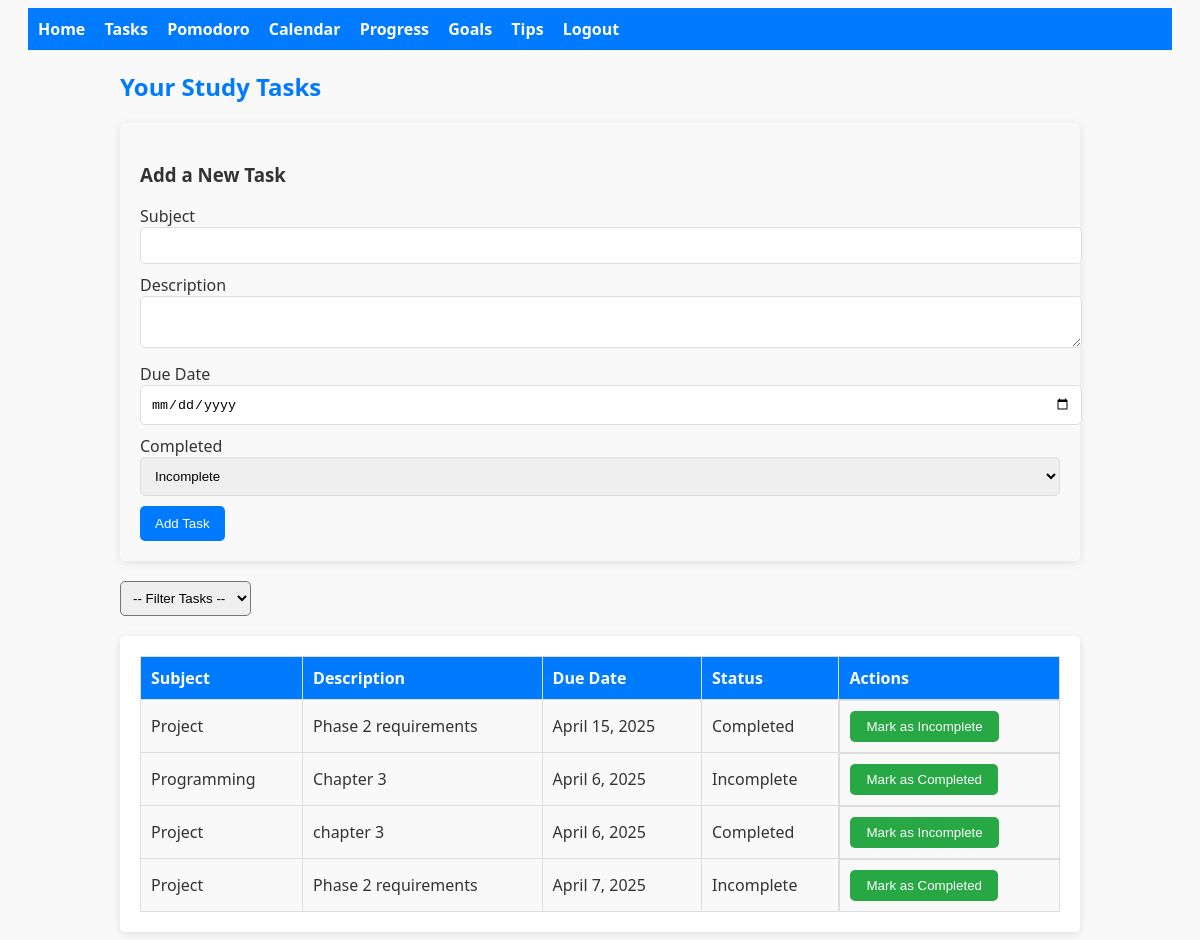
Page /tasks/ (signed in) on the committed database.
### planner/models.py (models this page shows, shortened)
class StudyTask(models.Model):
    user = models.ForeignKey(User, on_delete=models.CASCADE)
    subject = models.CharField(max_length=100)
    description = models.TextField()
    due_date = models.DateField()
    completed = models.BooleanField(default=False)
    reminder_time = models.IntegerField(null=True, blank=True)

### planner/views.py (the view, shortened to what this page needs)
# urls.py: path('tasks/', views.task_list, name='tasks'),
@login_required
def task_list(request):
    tasks = StudyTask.objects.filter(user=request.user)
    filter_status = request.GET.get('filter')
    if filter_status == 'completed':
        tasks = tasks.filter(completed=True)
    elif filter_status == 'incomplete':
        tasks = tasks.filter(completed=False)
    return render(request, 'planner/tasks.html', {'tasks': tasks})

### planner/templates/planner/tasks.html (shortened to what this page needs)
{% extends 'planner/base.html' %}
{% block content %}
<h2>Your Study Tasks</h2>
<div class="task-form">
    <h3>Add a New Task</h3>
    <form method="post">
        <label for="subject">Subject</label>
        <input type="text" id="subject" name="subject" required>
        <label for="description">Description</label>
        <textarea id="description" name="description" required></textarea>
        <label for="due_date">Due Date</label>
        <input type="date" id="due_date" name="due_date" required>
        <label for="completed">Completed</label>
        <select id="completed" name="completed">
            <option value="False">Incomplete</option>
        </select>
        <button type="submit">Add Task</button>
    </form>
</div>
<div class="filters">
    <form method="get">
        <select name="filter" onchange="this.form.submit()">
            <option value="">-- Filter Tasks --</option>
        </select>
    </form>
</div>
<div class="task-list">
    <table>
        <thead>
            <tr>
                <th>Subject</th>
                <th>Description</th>
                <th>Due Date</th>
                <th>Status</th>
                <th>Actions</th>
            </tr>
        </thead>
        <tbody>
            {% for task in tasks %}
            <tr>
                <td>{{ task.subject }}</td>
                <td>{{ task.description }}</td>
                <td>{{ task.due_date }}</td>
                <td>{% if task.completed %}Completed{% else %}Incomplete{% endif %}</td>
                <td class="task-actions">
                    <form method="post" action="{% url 'tasks' %}">
                        <button type="submit">
                            {% if task.completed %}Mark as Incomplete{% else %}Mark as Completed{% endif %}
                        </button>
                    </form>
                </td>
            </tr>
            {% endfor %}
        </tbody>
    </table>
</div>
{% endblock %}

### planner/templates/planner/base.html (shortened to what this page needs)
<!DOCTYPE html>
<html lang="en">
<head>
</head>
<body>
    <nav>
        <a href="{% url 'home' %}">Home</a>
        {% if user.is_authenticated %}
            <a href="{% url 'tasks' %}">Tasks</a>
            <a href="{% url 'pomodoro' %}">Pomodoro</a>
            <a href="{% url 'calendar' %}">Calendar</a>
            <a href="{% url 'progress' %}">Progress</a>
            <a href="{% url 'goals' %}">Goals</a>
            <a href="{% url 'study_tips' %}">Tips</a>
            <a href="{% url 'logout' %}">Logout</a>
        {% else %}
            <a href="{% url 'login' %}">Login</a>
            <a href="{% url 'register' %}">Register</a>
        {% endif %}
    </nav>
    <div class="container">
        {% block content %}{% endblock %}
    </div>
</body>
</html>

### planner/templates/planner/base.html (style rules this page uses)
body { font-family: 'Segoe UI', sans-serif; background-color: #f9f9f9; color: #333; padding: 0 20px; }
nav { background-color: #007bff; padding: 10px; margin-bottom: 20px; }
nav a { color: white; text-decoration: none; margin-right: 15px; font-weight: bold; }
.container { max-width: 960px; margin: auto; }
h2 { color: #007bff; }

### planner/templates/planner/tasks.html (style rules this page uses)
.task-list { margin-top: 20px; padding: 20px; background-color: #fff; border-radius: 5px; box-shadow: 0 2px 10px rgba(0, 0, 0, 0.1); }
.task-list table { width: 100%; border-collapse: collapse; }
.task-list th, .task-list td { padding: 10px; border: 1px solid #ddd; text-align: left; }
.task-list th { background-color: #007bff; color: white; }
.task-list td { background-color: #f9f9f9; }
.filters { margin-bottom: 20px; }
.filters select { padding: 8px; border-radius: 5px; }
.task-form { background-color: #f9f9f9; padding: 20px; border-radius: 5px; box-shadow: 0 2px 10px rgba(0, 0, 0, 0.1); margin-bottom: 20px; }
.task-form input, .task-form select, .task-form textarea { width: 100%; padding: 10px; margin-bottom: 10px; border-radius: 5px; border: 1px solid #ddd; }
.task-form button { padding: 10px 15px; background-color: #007bff; color: white; border: none; border-radius: 5px; cursor: pointer; }
.task-actions { display: flex; gap: 10px; }
.task-actions button { padding: 8px 16px; background-color: #28a745; color: white; border: none; border-radius: 5px; cursor: pointer; }

### rows in the picture
StudyTask: subject "Project", description "Phase 2 requirements", due_date "April 15, 2025", completed "Completed"
StudyTask: subject "Programming", description "Chapter 3", due_date "April 6, 2025", completed "Incomplete"
StudyTask: subject "Project", description "chapter 3", due_date "April 6, 2025", completed "Completed"
StudyTask: subject "Project", description "Phase 2 requirements", due_date "April 7, 2025", completed "Incomplete"
